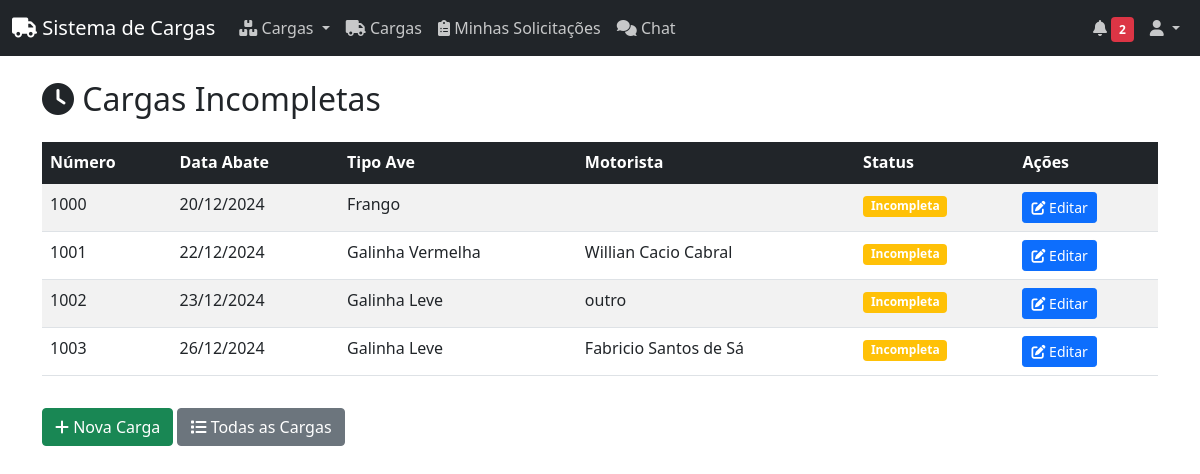
The page /cargas/cargas_incompletas (signed in) on the database its author committed.
### models/carga.py (models this page shows, shortened)
class Carga(db.Model):
    __tablename__ = 'cargas'
    STATUS_PENDENTE = 'pendente'
    STATUS_EM_ANDAMENTO = 'em_andamento'
    STATUS_CONCLUIDA = 'concluida'
    STATUS_CANCELADA = 'cancelada'
    id = db.Column(db.Integer, primary_key=True)
    numero_carga = db.Column(db.String(20), unique=True, nullable=False)
    tipo_ave = db.Column(db.String(50), nullable=False)
    quantidade_cargas = db.Column(db.Integer, nullable=False)
    ordem_carga = db.Column(db.String(10), nullable=False)
    data_abate = db.Column(db.Date, nullable=False)
    dia_semana = db.Column(db.String(20))
    agenciador = db.Column(db.String(100))
    motorista = db.Column(db.String(100))
    motorista_outro = db.Column(db.String(100))
    transportadora = db.Column(db.String(100))
    placa_veiculo = db.Column(db.String(20))
    km_saida = db.Column(db.Float, default=0)
    km_chegada = db.Column(db.Float, default=0)
    km_rodados = db.Column(db.Float, default=0)
    valor_km = db.Column(db.Float, default=0)
    valor_frete = db.Column(db.Float, default=0)
    status_frete = db.Column(db.String(50))
    status = db.Column(db.String(50), default='pendente')  # pendente, em_andamento, concluida, cancelada
    caixas_vazias = db.Column(db.Integer, default=0)
    quantidade_caixas = db.Column(db.Integer, default=0)
    produtor = db.Column(db.String(100))
    uf_produtor = db.Column(db.String(2))
    numero_nfe = db.Column(db.String(50))
    data_nfe = db.Column(db.Date)
    numero_gta = db.Column(db.String(50))
    data_gta = db.Column(db.Date)
    peso_granja = db.Column(db.Float, default=0)
    peso_frigorifico = db.Column(db.Float, default=0)
    percentual_quebra = db.Column(db.Float, default=0)
    quebra_peso = db.Column(db.Float, default=0)
    motivo_alta_quebra = db.Column(db.Text)
    pedagios = db.Column(db.Float, default=0)
    outras_despesas = db.Column(db.Float, default=0)
    abastecimento_empresa = db.Column(db.Float, default=0)
    abastecimento_posto = db.Column(db.Float, default=0)
    adiantamento = db.Column(db.Float, default=0)
    valor_pagar = db.Column(db.Float, default=0)
    nota_aprovada = db.Column(db.Boolean, default=False)
    aprovado_por_id = db.Column(db.Integer, db.ForeignKey('usuarios.id'))
    aprovado_em = db.Column(db.DateTime)
    nota_autorizada = db.Column(db.Boolean, default=False)
    autorizado_por_id = db.Column(db.Integer, db.ForeignKey('usuarios.id'))
    autorizado_em = db.Column(db.DateTime)
    assinatura_autorizacao = db.Column(db.String(500))
    criado_em = db.Column(db.DateTime, default=datetime.now(UTC))
    atualizado_em = db.Column(db.DateTime, default=datetime.now(UTC), onupdate=datetime.now(UTC))
    criado_por_id = db.Column(db.Integer, db.ForeignKey('usuarios.id'))
    atualizado_por_id = db.Column(db.Integer, db.ForeignKey('usuarios.id'))
    criado_por = db.relationship('Usuario', foreign_keys=[criado_por_id])
    atualizado_por = db.relationship('Usuario', foreign_keys=[atualizado_por_id])
    aprovado_por = db.relationship('Usuario', foreign_keys=[aprovado_por_id], backref='cargas_aprovadas')
    autorizado_por = db.relationship('Usuario', foreign_keys=[autorizado_por_id], backref='cargas_autorizadas')
    subcargas = db.relationship('SubCarga', backref='carga', lazy=True)
    producoes = db.relationship('Producao', backref='carga', lazy=True)
    fechamento = db.relationship('Fechamento', back_populates='carga', uselist=False)

### routes/cargas.py (the view)
@cargas_bp.route('/cargas_incompletas')
@login_required
def cargas_incompletas():
    cargas = Carga.query.filter_by(status='incompleto').all()
    return render_template('cargas/cargas_incompletas.html', cargas=cargas)

### templates/cargas/cargas_incompletas.html
{% extends "base.html" %}
{% block content %}
<div class="container">
    <h2 class="mb-4">
        <i class="fas fa-clock"></i> Cargas Incompletas
    </h2>
    {% if cargas %}
    <div class="table-responsive">
        <table class="table table-striped table-hover">
            <thead class="table-dark">
                <tr>
                    <th>Número</th>
                    <th>Data Abate</th>
                    <th>Tipo Ave</th>
                    <th>Motorista</th>
                    <th>Status</th>
                    <th>Ações</th>
                </tr>
            </thead>
            <tbody>
                {% for carga in cargas %}
                <tr>
                    <td>{{ carga.numero_carga }}</td>
                    <td>{{ carga.data_abate.strftime('%d/%m/%Y') if carga.data_abate }}</td>
                    <td>{{ carga.tipo_ave }}</td>
                    <td>{{ carga.motorista }}</td>
                    <td>
                        <span class="badge bg-warning">Incompleta</span>
                    </td>
                    <td>
                        <a href="{{ url_for('cargas.editar_carga', id=carga.id) }}" class="btn btn-sm btn-primary">
                            <i class="fas fa-edit"></i> Editar
                        </a>
                    </td>
                </tr>
                {% endfor %}
            </tbody>
        </table>
    </div>
    {% else %}
    <div class="alert alert-info">
        <i class="fas fa-info-circle"></i> Não há cargas incompletas no momento.
    </div>
    {% endif %}
    <div class="mt-3">
        <a href="{{ url_for('cargas.nova_carga') }}" class="btn btn-success">
            <i class="fas fa-plus"></i> Nova Carga
        </a>
        <a href="{{ url_for('cargas.todas_cargas') }}" class="btn btn-secondary">
            <i class="fas fa-list"></i> Todas as Cargas
        </a>
    </div>
</div>
{% endblock %}

### rows shown on the page
Carga: numero_carga "1000", data_abate "20/12/2024", tipo_ave "Frango"
Carga: numero_carga "1001", data_abate "22/12/2024", tipo_ave "Galinha Vermelha", motorista "Willian Cacio Cabral"
Carga: numero_carga "1002", data_abate "23/12/2024", tipo_ave "Galinha Leve", motorista "outro"
Carga: numero_carga "1003", data_abate "26/12/2024", tipo_ave "Galinha Leve", motorista "Fabricio Santos de Sá"
